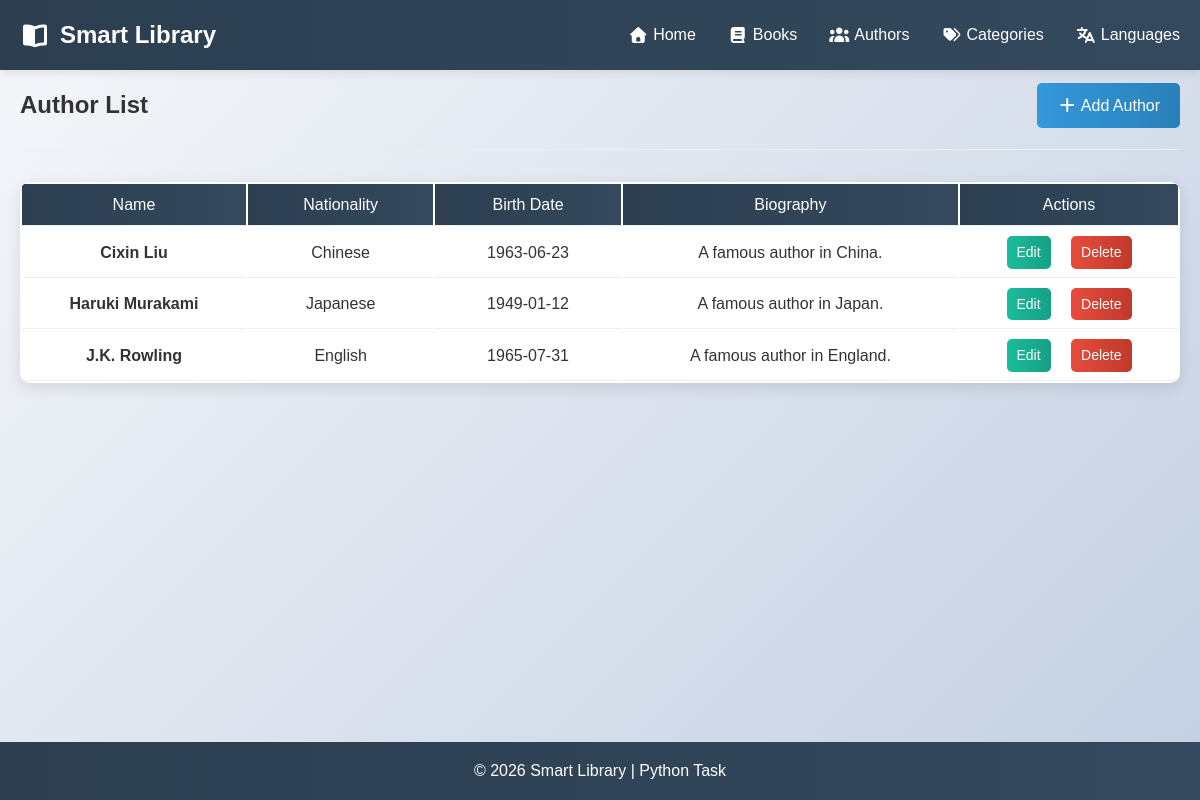
The app's page /authors with its own data.
### models.py (models this page shows, shortened)
class Author(db.Model):
    id = db.Column(db.Integer, primary_key=True)
    name = db.Column(db.String(100), nullable=False)
    birth_date = db.Column(db.Date)
    nationality_id = db.Column(db.Integer, db.ForeignKey('language.id'), nullable=False)
    is_alive = db.Column(db.Boolean, default=True)
    biography = db.Column(db.Text)
    books = db.relationship('Book', backref='author', lazy=True)

class Language(db.Model):
    id = db.Column(db.Integer, primary_key=True)
    name = db.Column(db.String(50), nullable=False, unique=True)
    description = db.Column(db.String(200))
    books = db.relationship('Book', backref='language', lazy=True)
    authors = db.relationship('Author', backref='nationality', lazy=True)

### app.py (the view)
@app.route('/authors')
def list_authors():
    return render_template('authors.html', authors=Author.query.all())

### templates/authors.html (shortened to what this page needs)
{% extends "base.html" %}
{% block content %}
<section class="page-header">
    <h1 class="main-title">Author List</h1>
    <a href="{{ url_for('add_author') }}" class="btn btn-primary"><i class="fas fa-plus"></i> Add Author</a>
</section>
<div class="books-container">
    {% if authors %}
    <table class="books-table">
        <thead>
            <tr>
                <th>Name</th>
                <th>Nationality</th>
                <th>Birth Date</th>
                <th>Biography</th>
                <th>Actions</th>
            </tr>
        </thead>
        <tbody>
            {% for author in authors %}
            <tr>
                <td><strong>{{ author.name }}</strong></td>
                <td>{{ author.nationality.name or 'Unknown' }}</td>
                <td>{{ author.birth_date or 'Unknown' }}</td>
                <td style="max-width: 300px; text-overflow: ellipsis; overflow: hidden; white-space: nowrap;">{{
                    author.biography or 'None' }}</td>
                {% with
                edit_url = url_for('edit_author', author_id=author.id),
                delete_url = url_for('delete_author', author_id=author.id)
                %}
                {% include 'btns_edit_del.html' %}
                {% endwith %}
            </tr>
            {% endfor %}
        </tbody>
    </table>
    {% else %}
    <div class="empty-state">
        <h3>No authors available</h3>
    </div>
    {% endif %}
</div>
{% endblock %}

### templates/btns_edit_del.html
<td>
    <a href="{{ edit_url }}" class="btn btn-small btn-info">Edit</a>
    <a href="{{ delete_url }}" class="btn btn-small btn-danger" style="margin-left: 1rem;">Delete</a>
</td>

### static/css/style.css (style rules this page uses)
* { margin: 0; padding: 0; box-sizing: border-box; }
body { font-family: 'Noto Sans SC', sans-serif; line-height: 1.6; color: #333; background: linear-gradient(135deg, #f5f7fa 0%, #c3cfe2 100%); min-height: 100vh; }
.page-header { display: flex; justify-content: space-between; align-items: center; margin-bottom: 2rem; padding-bottom: 0.5rem; border-bottom: 1px solid #ecf0f1; }
.main-title { margin: 1rem 0; }
.btn { display: inline-block; padding: 10px 20px; border: none; border-radius: 5px; text-decoration: none; font-weight: 500; cursor: pointer; transition: all 0.3s ease; font-family: inherit; font-size: 1rem; }
.btn-primary { background: linear-gradient(90deg, #3498db 0%, #2980b9 100%); color: white; }
.btn-danger { background: linear-gradient(90deg, #e74c3c 0%, #c0392b 100%); color: white; }
.btn-info { background: linear-gradient(90deg, #1abc9c 0%, #16a085 100%); color: white; }
.btn-small { padding: 5px 10px; font-size: 0.875rem; }
.books-table { width: 100%; background: white; border-radius: 10px; overflow: hidden; box-shadow: 0 5px 15px rgba(0, 0, 0, 0.1); }
.books-table th, .books-table td { padding: 0.5rem; text-align: center; border-bottom: 1px solid #ecf0f1; min-width: 120px; }
.books-table th { background: linear-gradient(90deg, #2c3e50 0%, #34495e 100%); color: white; text-align: center; font-weight: 500; }

### records on screen
Author: name "Cixin Liu", nationality "Chinese", birth_date "1963-06-23", biography "A famous author in China."
Author: name "Haruki Murakami", nationality "Japanese", birth_date "1949-01-12", biography "A famous author in Japan."
Author: name "J.K. Rowling", nationality "English", birth_date "1965-07-31", biography "A famous author in England."
